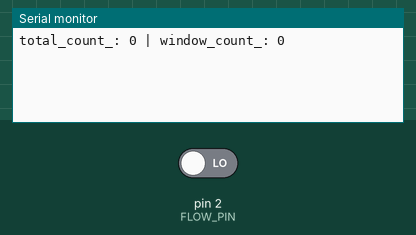
Recording of a sketch running on a simulated Arduino Uno, built with avr-gcc and run on an emulated ATmega328P. Shown: the last lines printed to the serial monitor. Inputs (shaded band) come from the test bench; at power-on: pin 2 (FLOW_PIN) LOW.

Above: at 1.2 s.
1.3 s: pin 2 (FLOW_PIN) driven HIGH
At 2.6 s:
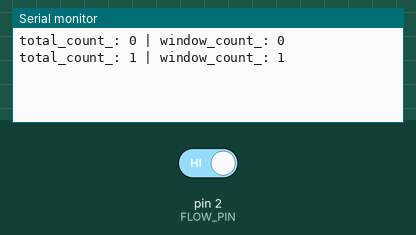
2.8 s: pin 2 (FLOW_PIN) driven LOW
At 3.8 s:
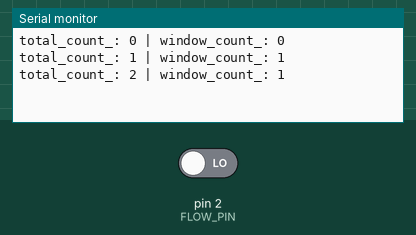
Timing chart, 0 to 5.8 s (numbered marks = the images above; inputs shaded):
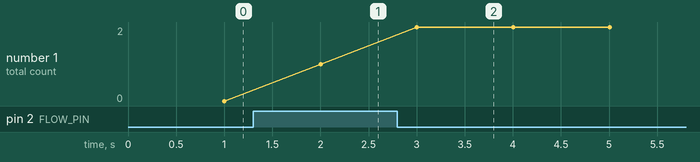

Measured:
- after the input at 1.3 s, the serial monitor: prints a new line after 0.70 s (image 1)
- after the input at 2.8 s, the serial monitor: prints a new line after 0.20 s (image 2)
- plotted number 1: 0 → 1 after the input at 1.3 s, 1 → 2 after the input at 2.8 s

The sketch:

functions_testing.ino
```cpp
//constants---------------------------------------------------------------------
const int FLOW_PIN = 2;
const int INTERVAL = 1000;

//declaration-------------------------------------------------------------------
void detectFlowmeterRotation(int flow_pin);
void calculateFlowmeterFrequency();
void printInfoToSerial();

boolean latch1_, latch2_ = false;

unsigned int window_count_ = 0;
unsigned long total_count_ = 0;

unsigned long current_millis_ = 0;
unsigned int current_frequency_ = 0;

//------------------------------------------------------------------------------
void setup() {
  // put your setup code here, to run once:
  Serial.begin(9600);
}

//------------------------------------------------------------------------------
void loop() {
  detectFlowmeterRotation(FLOW_PIN);
  calculateFlowmeterFrequency();
  printInfoToSerial();
}

//definition -------------------------------------------------------------------
void detectFlowmeterRotation(int flow_pin){
  if(digitalRead(flow_pin))
    latch1_=true;
  if(!digitalRead(flow_pin))
    latch2_=true;

  if(latch1_ && latch2_){//only true after a rotation
    latch1_ = false;
    latch2_ = false;
    window_count_++;
    total_count_++;
  }
}

void calculateFlowmeterFrequency(){
  static unsigned long previous_millis_;

  if (millis() - previous_millis_ > INTERVAL) { //if within the rolling window INTERVAL
    previous_millis_ = millis();     //save last time the clock updated in previous_millis_
    current_frequency_ = window_count_ * (1000/INTERVAL);
    window_count_ = 0; //reset window counter, cumulative counters unaffected.
  }
}

void printInfoToSerial(){
  static unsigned long previous_millis_;

  if (millis() - previous_millis_ > INTERVAL) { //if within the rolling window INTERVAL
    previous_millis_ = millis();     //save last time the clock updated in previous_millis_
    Serial.print("total_count_: ");
    Serial.print(total_count_);
    Serial.print(" | ");
    Serial.print("window_count_: ");
    Serial.print(current_frequency_);
    Serial.println();
  }
}
```
